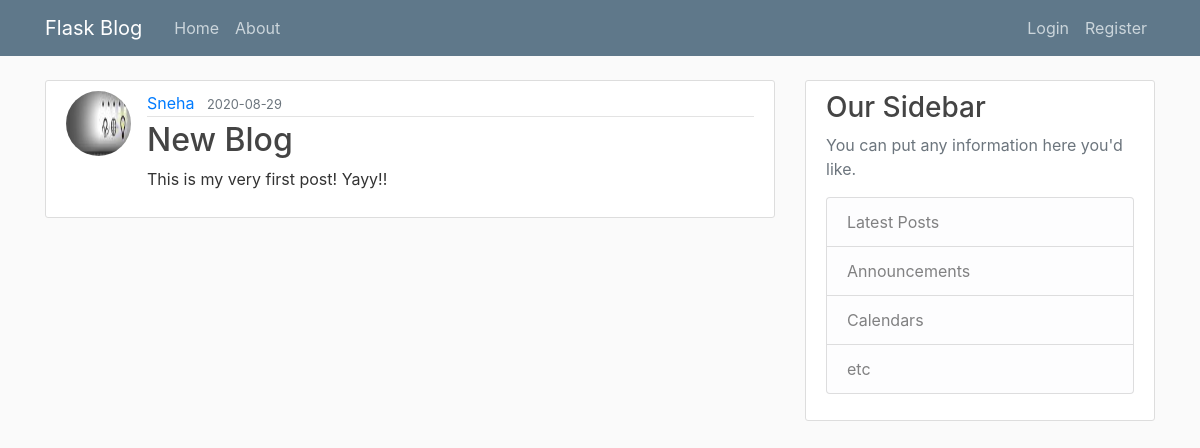
/post/1, run on the app's committed database.
### flaskblog/models.py (models this page shows, shortened)
class User(db.Model,UserMixin):
    id = db.Column(db.Integer,primary_key = True)
    username = db.Column(db.String(20), unique=True, nullable=False)
    email = db.Column(db.String(120), unique=True, nullable=False)
    image_file = db.Column(db.String(20), nullable=False, default='default.jpg') #will use a hashing technique that converts the image uri to a 20 characters long string
    password = db.Column(db.String(60),nullable=False) #will use a hashing technique that converts the password to a 60 characters long string
    posts = db.relationship('Post', backref='author',lazy=True)

class Post(db.Model):
    id = db.Column(db.Integer, primary_key=True)
    title = db.Column(db.String(100), nullable=False)
    date_posted = db.Column(db.DateTime, nullable=False, default=datetime.utcnow)
    content = db.Column(db.Text, nullable=False)
    user_id = db.Column(db.Integer, db.ForeignKey('user.id'), nullable=False)

### flaskblog/routes.py (the view)
@app.route("/post/<int:post_id>")
def display_post(post_id):
    post = Post.query.get_or_404(post_id) #if the post id is not found in db, return 404
    return render_template('display_post.html', title=post.title, post=post)

### flaskblog/templates/display_post.html (shortened to what this page needs)
{% extends "layout.html" %}
{% block content %}
    <article class="media content-section">
        <img class = "rounded-circle article-img" src = "{{url_for('static', filename='user_profile_pics/' + post.author.image_file)}}">
        <div class="media-body">
            <div class="article-metadata">
                <a class="mr-2" href="#">{{ post.author.username }}</a>
                <small class="text-muted">{{ post.date_posted.strftime('%Y-%m-%d') }}</small>
            </div>
            <h2 class="article-title">{{ post.title }}</h2>
            <p class="article-content">{{ post.content }}</p>
        </div>
    </article>
{% endblock content %}

### flaskblog/static/main.css (style rules this page uses)
body { background: #fafafa; color: #333333; margin-top: 5rem; }
h1, h2, h3, h4, h5, h6 { color: #444444; }
.content-section { background: #ffffff; padding: 10px 20px; border: 1px solid #dddddd; border-radius: 3px; margin-bottom: 20px; }
.article-title { color: #444444; }
.article-content { white-space: pre-line; }
.article-img { height: 65px; width: 65px; margin-right: 16px; }
.article-metadata { padding-bottom: 1px; margin-bottom: 4px; border-bottom: 1px solid #e3e3e3 }

### data on the page
User: image_file (picture), author.username "Sneha"
Post: date_posted "2020-08-29", title "New Blog", content "This is my very first post! Yayy!!"
